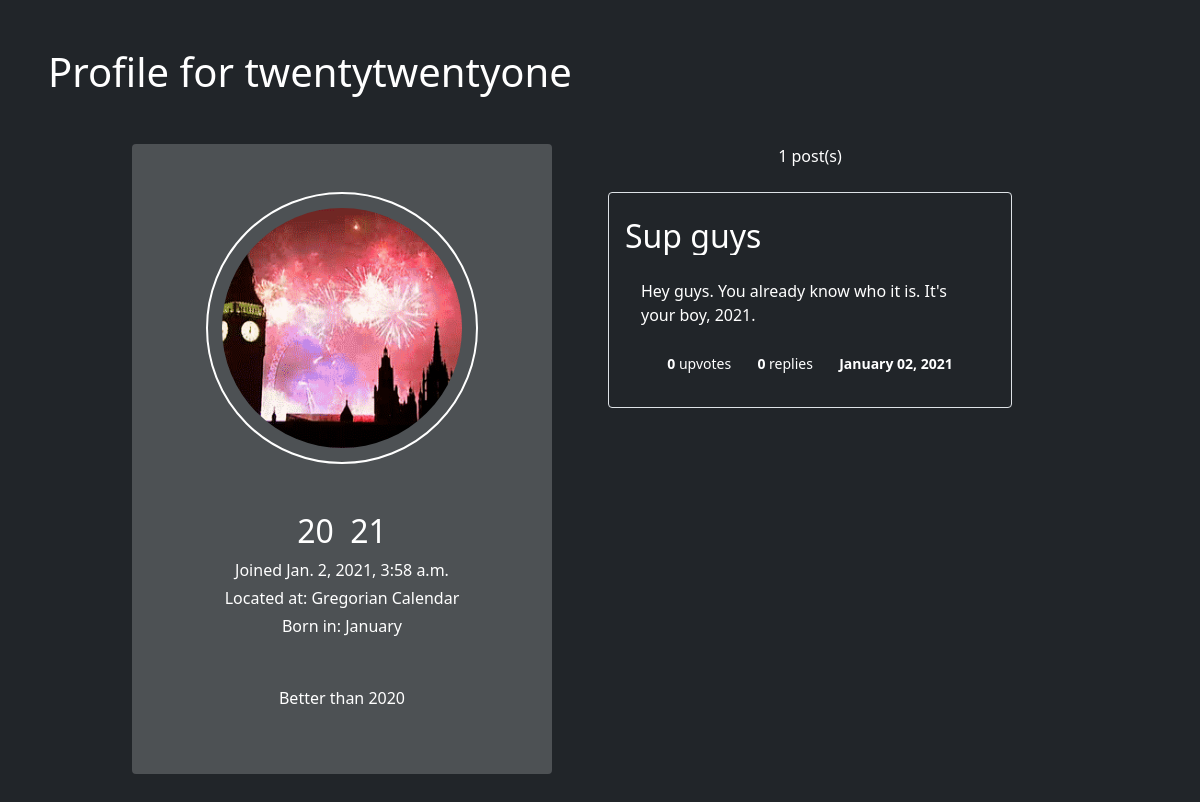
The page /profiles/32 on the database its author committed.
### forum/models.py (models this page shows, shortened)
class Profile (models.Model):
    forum_user = models.OneToOneField(ForumUser, on_delete=models.CASCADE)
    picture = models.ImageField(default='defpfp.jpg', upload_to='profiles/', null=True, blank=True)
    date_joined = models.DateTimeField(auto_now_add=True)
    description = models.CharField(max_length=500, null=True, blank=True)
    @property
    def picture_url (self):
        try:
            return self.picture.url
        except:
            return ''
    @property
    def is_description_whitespace (self):
        return self.description.isspace()
    @property
    def post_count (self):
        return ForumPost.objects.filter(profile=self).count()

class ForumUser (models.Model):
    user = models.OneToOneField(User, on_delete=models.CASCADE)
    first_name = models.CharField(max_length=30)
    surname = models.CharField(max_length=30)
    email = models.EmailField(max_length=100)
    phone = models.CharField(max_length=10, validators=[MinLengthValidator(10)])
    dob = models.DateField()
    location = models.CharField(max_length=100, null=True, blank=True)
    @property
    def full_name (self):
        return self.first_name + ' ' + self.surname
    @property
    def dob_month (self):
        months = [
            'January', 'February', 'March', 'April', 'May', 'June',
            'July', 'August', 'September', 'October', 'November', 'December'
        ]
        return months[self.dob.month - 1]

class ForumPost (models.Model):
    profile = models.ForeignKey(Profile, on_delete=models.SET_NULL, null=True)
    title = models.CharField(max_length=200)
    description = models.CharField(max_length=3000, validators=[MinLengthValidator(20)])
    date_posted = models.DateTimeField(auto_now_add=True)
    upvotes = models.IntegerField(default=0, null=True, blank=True)
    @property
    def get_date_full (self):
        return self.date_posted.strftime('%B %d, %Y')

### forum/views.py (the view)
# urls.py: path('profiles/<int:forum_user_id>', profile_details_view, name='profile'),
def profile_details_view (request, forum_user_id):
    if forum_user_id in [obj.id for obj in ForumUser.objects.all()]:
        profile = Profile.objects.get(forum_user=ForumUser.objects.get(id=forum_user_id))
        posts_by_profile = reversed(ForumPost.objects.filter(profile=profile))
        if request.method == 'POST':
            logout(request)
            return redirect('home')
    else:
        raise Http404
    return render(request, 'forum/profile.html', {
        'profile': profile,
        'is_authorized': request.user == profile.forum_user.user,
        'posts': posts_by_profile
    })

### forum/templates/forum/profile.html (shortened to what this page needs)
{% extends 'forum/base.html' %}
{% load static %}
{% block content %}
    <h1 class="mb-5">Profile for {{ profile.forum_user.user.username }} </h1>
    <div class="d-flex justify-content-center mx-5">
        <div style="background-color: #ffffff33;" class="col-5 p-5 rounded">
            <div class="profile-img-outline">
                <div class="profile-img-container"></div>
            </div>
            <h2 style="word-spacing: 0.5rem;" class="mx-auto text-center mt-5"> {{ profile.forum_user.full_name }} </h2>
            <p class="mx-auto text-center my-1">Joined {{ profile.date_joined }} </p>
            <p class="mx-auto text-center my-1">Located at: {{ profile.forum_user.location }} </p>
            <p class="mx-auto text-center my-1">Born in: {{ profile.forum_user.dob_month}} </p>
            {% if profile.description != None and profile.description and not profile.is_description_whitespace %}
                <p class="text-center mt-5"> {{ profile.description }} </p>
            {% else %}
                <p class="mx-auto text-center mt-5"><strong>[ No description for {{ profile.forum_user.user.username }} ]</strong></p>
            {% endif %}
        </div>
        <div class="col-5 mx-5">
            <p class="text-center">{{ profile.post_count }} post(s)</p>
            <div style="height: 35rem; overflow-y: scroll;" class="mt-3 p-2 profile-forum-posts">
                {% for post in posts %}
                    <a style="text-decoration: none;" class="d-block p-3 pt-4 rounded bg-transparent border mb-4"
                    href="{% url 'post-details' post.id %}">
                        <h2 class="mb-4" style="white-space: nowrap; overflow: hidden; text-overflow: ellipsis;">{{ post.title }}</h2>
                        <p class="px-3 forum-post-desc">{{ post.description }}</p>
                        <div style="width: 100%; justify-content: space-evenly;" class="px-3 mt-4 d-flex">
                            <p><small><strong>{{ post.upvotes }}</strong> upvotes</small></p>
                            <p><small><strong>{{ post.upvotes }}</strong> replies</small></p>
                            <p><small><strong>{{ post.get_date_full }}</strong></small></p>
                        </div>
                    </a>
                {% endfor %}
            </div>
        </div>
    </div>
{% endblock content %}

### static/css/base.css (style rules this page uses)
* { color: white; }

### rows shown on the page
Profile: forum_user.user.username "twentytwentyone", forum_user.full_name "20 21", date_joined "Jan. 2, 2021, 3:58 a.m.", forum_user.location "Gregorian Calendar", forum_user.dob_month "January", description "Better than 2020", post_count "1"
ForumPost: title "Sup guys", description "Hey guys. You already know who it is. It's your boy, 2021.", upvotes "0", get_date_full "January 02, 2021"
